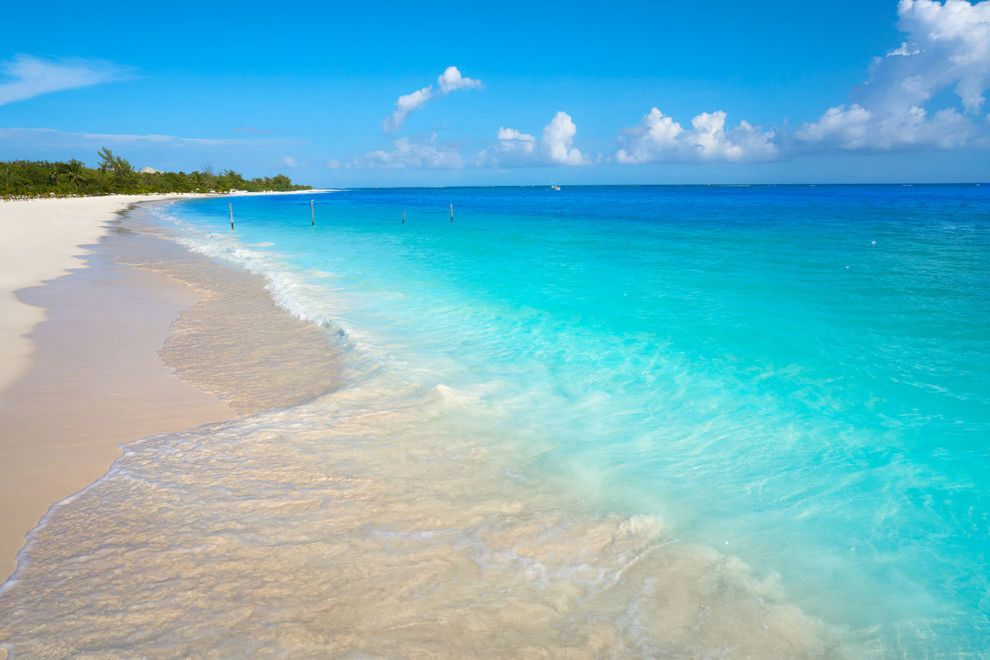
#> input picture opencv_training/images/beach.jpg, 990 x 660 px
$ python rotation.py --image images/beach.jpg
#> lines starting #> are read from the running program, lines starting #| are printed output that depends on the picture
import numpy as np
import argparse
import imutils
import cv2

ap = argparse.ArgumentParser()
ap.add_argument("-i", "--image", required = True, help = "Path to the image")
args = vars(ap.parse_args())

image = cv2.imread(args["image"])
#> image is the input picture: shape (660, 990, 3); mean B, G, R 200, 182.4, 110.3
cv2.imshow("Original", image)

(h, w) = image.shape[:2]
#> h = 660; w = 990
center = (w // 2, h // 2)
#> center = (495, 330)

M = cv2.getRotationMatrix2D(center, 45, 1.0)
rotated = cv2.warpAffine(image, M, (w, h))
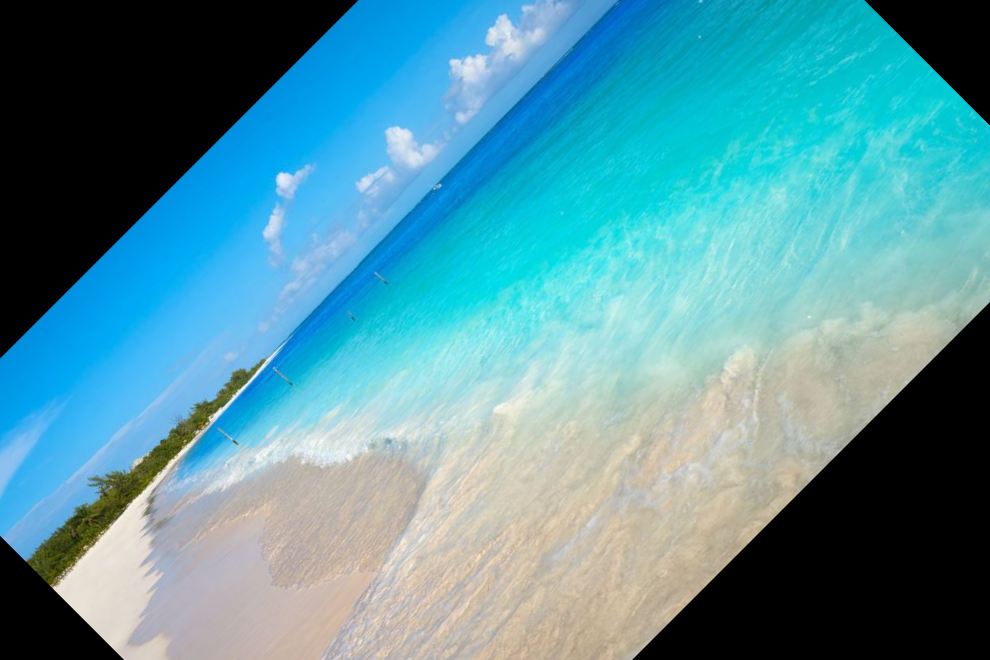
#> rotated: shape (660, 990, 3); mean B, G, R 159.3, 146.9, 85.8
cv2.imshow("Rotated by 45 Degrees", rotated)

M = cv2.getRotationMatrix2D(center, -90, 1.0)
rotated = cv2.warpAffine(image, M, (w, h))
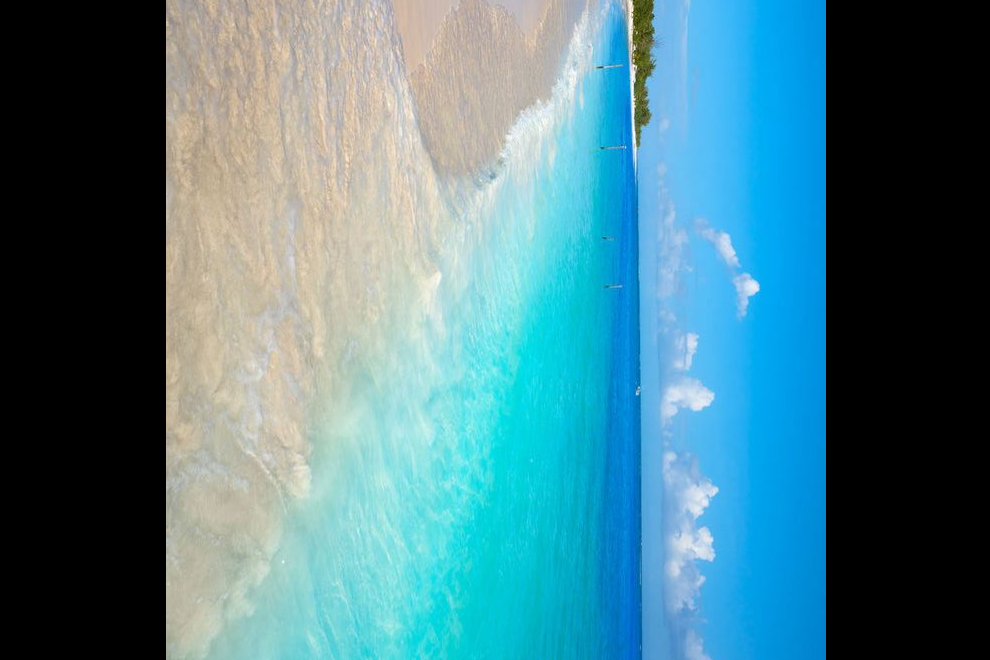
#> rotated: shape (660, 990, 3); mean B, G, R 136.5, 124.8, 76.2
cv2.imshow("Rotated by -90 Degrees", rotated)

rotated = imutils.rotate(image, 180)
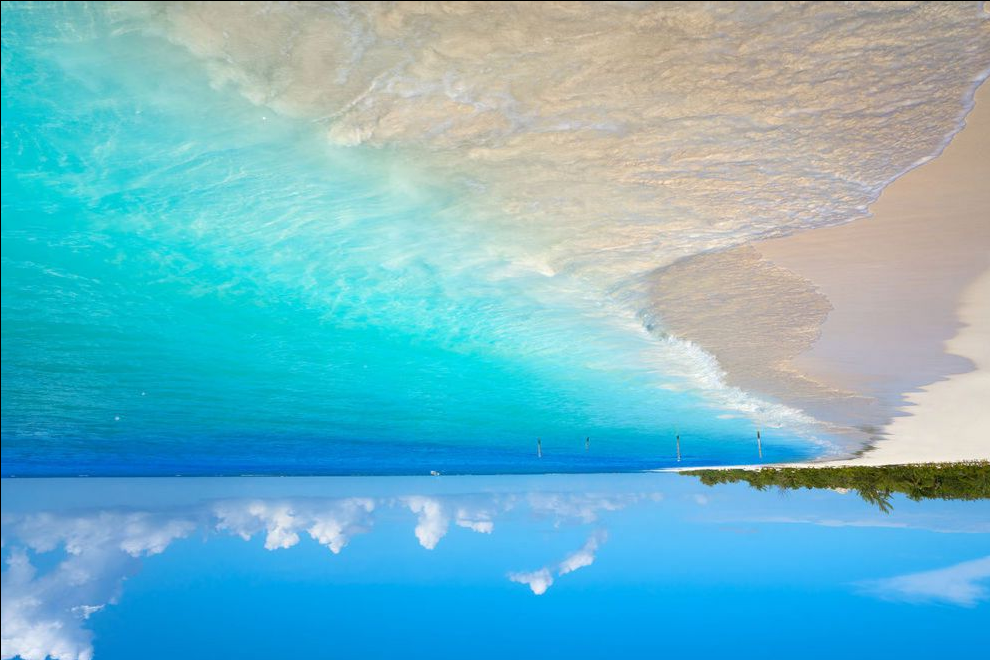
#> rotated: shape (660, 990, 3); mean B, G, R 199.5, 182, 110.1
cv2.imshow("Rotated by 180 Degrees", rotated)
cv2.waitKey(0)

$ run again, on opencv_training/images/coin_1.jpg
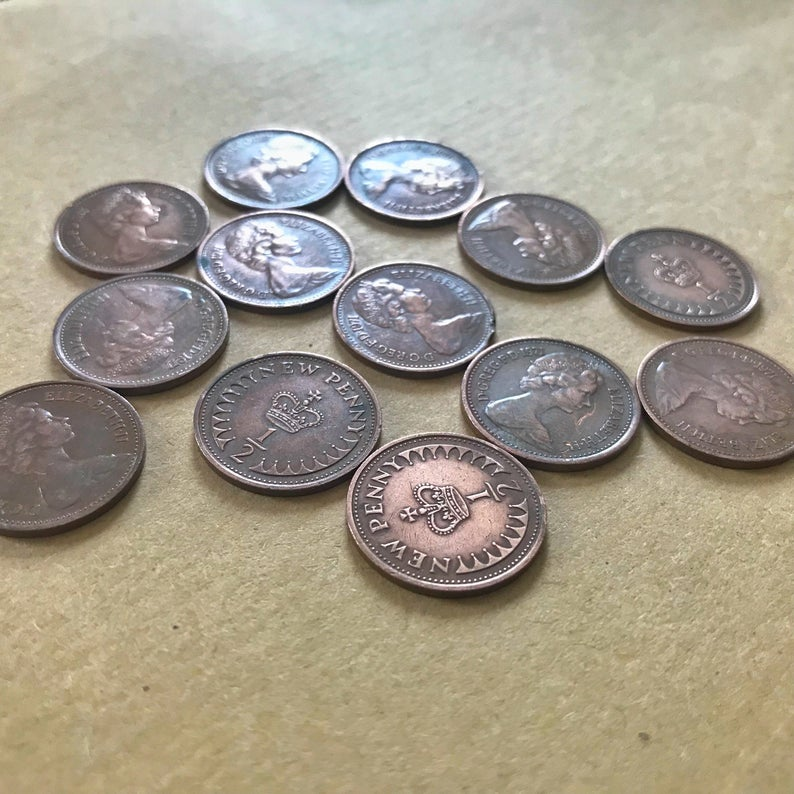
#> input picture opencv_training/images/coin_1.jpg, 794 x 794 px
#> image is the input picture: shape (794, 794, 3); mean B, G, R 140.9, 156.3, 163.8
#> `rotated = cv2.warpAffine(image, M, (w, h))`:
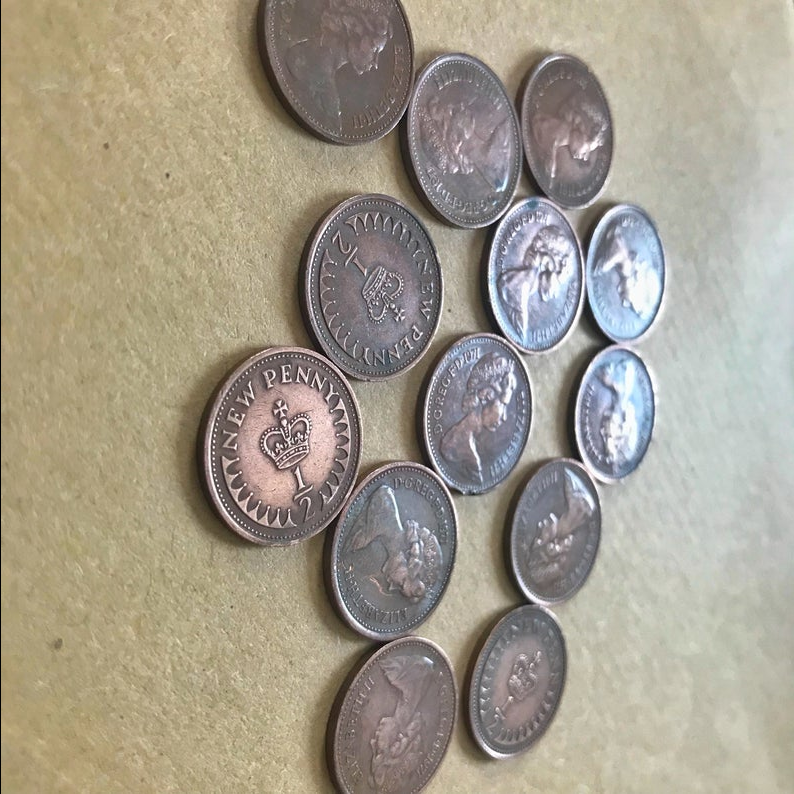
#> rotated: shape (794, 794, 3); mean B, G, R 140.6, 156.1, 163.5
#> `rotated = imutils.rotate(image, 180)`:
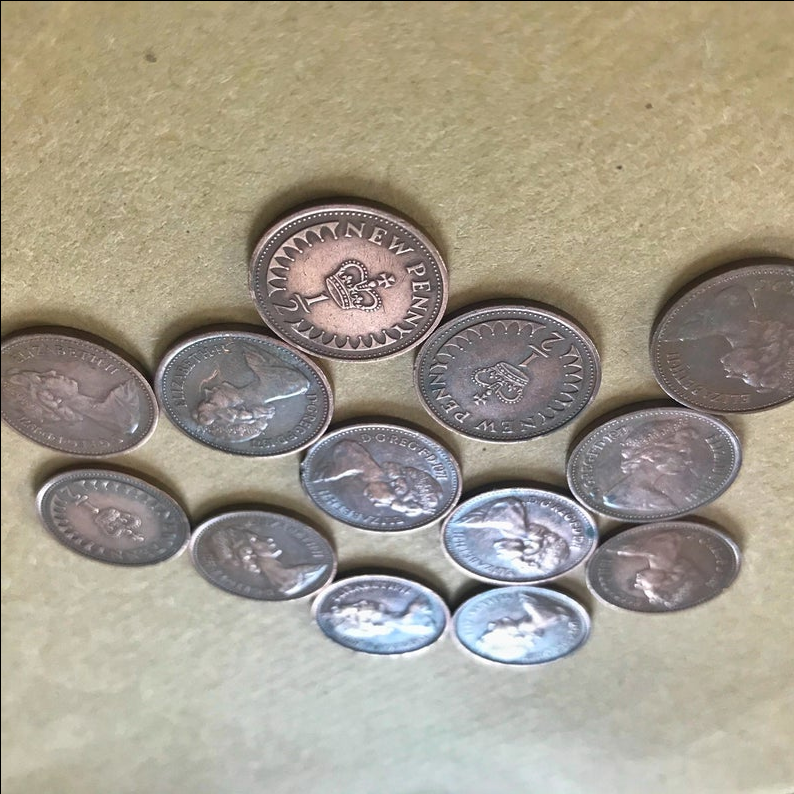
#> rotated: shape (794, 794, 3); mean B, G, R 140.4, 155.9, 163.3
